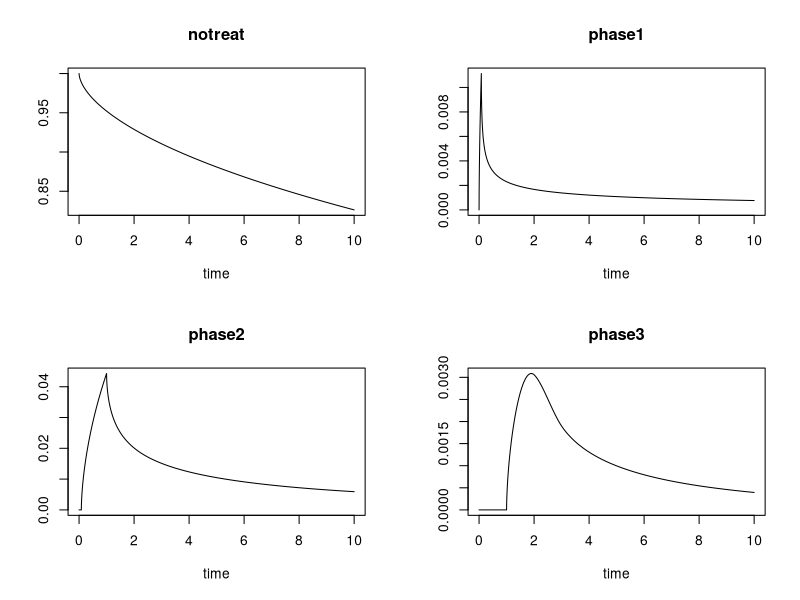
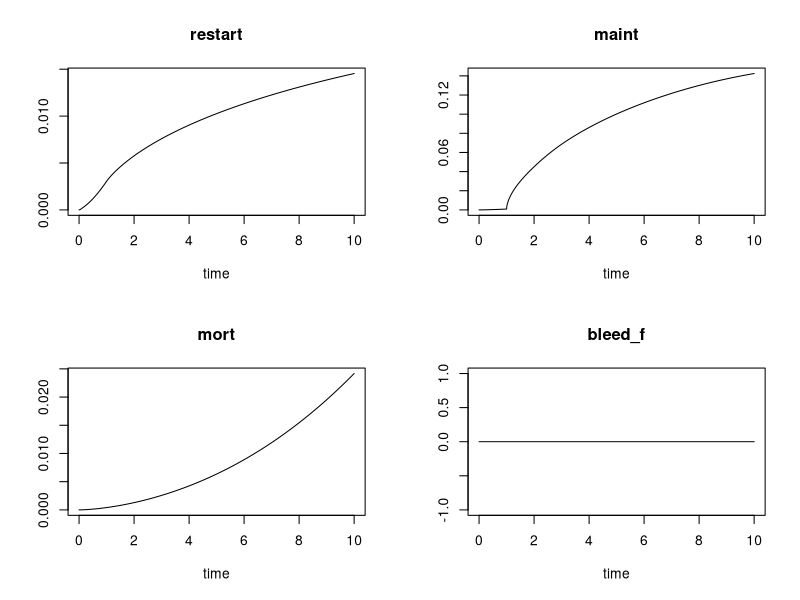

Source code (R) for these figures, in order:
## ---- chunk 1
knitr::opts_chunk$set(echo = TRUE)
## ---- chunk 2
library(deSolve)

###################################
# Main model parameters

risk2rate <- function(risk, range) -(log(1-risk)/range)

params = list(

    # Indication Paramters (Weibull) source: VUMC data -- file is ./reference/WCS_KM_Distribution_Generation.pdf
    Shape = 0.59,
    Scale = 60475.53,
  
    # The Stent Thrombosis Risks are drawn from a piecewise exponential with the following
    # durations and rates. These are for clopidogrel
    ST.rate.30    = risk2rate(0.0150, 30/365),  # (0.010-0.020)
    ST.rate.365   = risk2rate(0.0060, 1),  # (0.003-0.009) -- ? http://circ.ahajournals.org/content/114/20/2154
    ST.rate.gt365 = risk2rate(0.0022, 5),  # (0.001-0.003)
    ST.pr.fatal   = 0.20,  # (15-30)
    ST.pr.CABG    = 0.10,  
  
    # Myocardial Infarction: Event Rates and Relative Risks
    MI.rate    = risk2rate(0.035,5), # 0.035, #(0.013-0.097)
    MI.pr.CABG = 0.08, # (4-12)
    MI.pr.PCI  = 0.55, # (45-65)

    # Revascularization
    RV.rate.365   = risk2rate(0.10, 1),     # (0.05-0.15)
    RV.rate.gt365 = risk2rate(0.03, 5),
    RV.pr.CABG    = 0.25, # (15-35)

    # Simplified bleed risk, and fatal risk -- One drug only
    Bleed.rate      = risk2rate(0.02+0.0230+0.0015, 1), # See model-simplification, Clopidogrel wildtype
    BleedFatal.rate = risk2rate(0.0015, 1), # (0.001-0.003), Clopidogrel wildtype

    #? vRiskCABGTIMImajor = 0.022, # (0.013-0.031) 


    
    # Genomic RR adjustments -- NOT USED HERE
    # vRR.MI.LOF = 1.48, #(1.05-2.07) High Discrimination Scenario = 1.45 (1.09-1.92)
    # vRR.Mort.LOF = 1.28, #(0.95-1.73) #Not sure how to use this one
    # vRR.Bleed.LOF = 0.84, # (0.75-1.00)
  
    disc_rate = 0.03
)
## ---- chunk 3

# This take a percent rate over a timeframe and returns the
# instantaneous exponential rate
inst_rate <- function(percent, timeframe)
{
  - log(1-percent) / timeframe
}

# Estimated Vanderbilt Secular Death first 10 years See:Secular.html
drate_alpha <- 0.0940359
drate_beta  <- 0.01272623
drate <- function(t) inst_rate(drate_beta*exp(drate_alpha*t), 1)
#drate <- function(t) rep(0, length(t))

# Compute rate exposure for delay differential usage
#F_drate <- Vectorize(function(t, years) {
#  integrate(drate, lower=max(t-years, 0), upper=min(t, 100))$value
#})
F_drate <- function(t, years) drate_beta* (exp(drate_alpha*t) - exp(drate_alpha*pmax((t-years),0))) / drate_alpha
## ---- chunk 4
pci.rates <- function(params)
{
  with(params,
  {
    # MI Rate of PCI
    rate <- rep(MI.rate * MI.pr.PCI, 3)
    
    # RV
    rate <- rate + (1-RV.pr.CABG) * c(RV.rate.365, RV.rate.365, RV.rate.gt365)
    
    # ST
    fraction <- (1-ST.pr.fatal)*(1-ST.pr.CABG)

    rate + fraction*c(ST.rate.30, ST.rate.365, ST.rate.gt365)
  })
}


# Note: PCI rate is a function of therapy age (a) *not* time in simulation.
F_pci.rate <- function(a, years, params)
{
  low <- a - years
  sum(
    c(if(low > 30/365) 0 else if (a < 30/365) years else 30/365 - low,
      if(low < 30/365) {
        if(a < 1) a - 30/365 else 1 - 30/365
      } else {
        if(a < 1) max(a-low,0) else 1 - low
      },
      if(a < 1) 0 else if(low < 1) a-1 else a-low
     ) * pci.rates(params)
  )
}
## ---- chunk 5
cabg.rates <- function(params)
{
  with(params,
  {
    # MI Rate of CABG
    rate <- rep(MI.rate * MI.pr.CABG, 3)
    
    # RV
    rate <- rate + RV.pr.CABG * c(RV.rate.365, RV.rate.365, RV.rate.gt365)
    
    # ST
    fraction <- (1-ST.pr.fatal)*(ST.pr.CABG)

    rate + fraction*c(ST.rate.30, ST.rate.365, ST.rate.gt365)
  })
}

F_cabg.rate <- function(a, years, params)
{
  low <- a - years
  sum(
    c(if(low > 30/365) 0 else if (a < 30/365) years else 30/365 - low,
      if(low < 30/365) {
        if(a < 1) a - 30/365 else 1 - 30/365
      } else {
        if(a < 1) max(a-low,0) else 1 - low
      },
      if(a < 1) 0 else if(low < 1) a-1 else a-low
     ) * cabg.rates(params)
  )
}
## ---- chunk 6
###################################
# Numerical Delay Differential Equation
Clopidogrel <- function(t, y, params)
{
  with(as.list(c(y, params)), {

    r_d <- drate(t)
    fb  <- 0 # BleedFatal.rate # Fatal bleed rate for first 1st year only
    
    # Start of therapy Weibull rate
    scale <- Scale/365
    shape <- Shape
    incoming <- if (t <= 0)     0 else notreat*shape * t^(shape - 1) / scale^shape
    
    pci.r  <- pci.rates(params)
    cabg.r <- cabg.rates(params)
    
    # Fatal bleed loss

    # Starting 2nd phase of therapy after 1st month (minus mortality and cabg of those who started)
    start2   <- if (t < 30/365) 0 else lagderiv(t-30/365, 2)*exp(-F_drate(t,  30/365))*exp(-F_cabg.rate(30/365, 30/365, params))*exp(-fb*30/365)
    # Available at end of 12 months of therapy (phase1+phase2) minus mortality
    avail3   <- if (t < 1)      0 else lagderiv(t-335/365,3)*exp(-F_drate(t, 335/365))*exp(-F_cabg.rate(30/365, 30/365, params))*exp(-fb*335/365)
    # Those that finished therapy (minus PCI for last year)
    finish   <- avail3 * exp(-F_pci.rate(1, 1, params))
    # Those that restart and continue therapy due to PCi
    start3   <- avail3 - finish

    # Those that finished 2nd (restarted) therapy, didn't die or have a fatal bleed in first year
    finish2 <- if(t<=1) 0 else integrate(Vectorize(function(a){
          lagderiv(a, 4) * exp(-F_cabg.rate(a+1, 1, params))
        }),
        lower=max(0, t-2),
        upper=t-1
      )$value 

    list(c(
            notreat = -incoming,
            p1entry = incoming,
            p2entry = start2,
            # Not quite ready to deal with restarts from phase3
            # Subtract out chances of death here is faster than in computing those that finish
            restart = sum(pci.r*c(phase1,phase2,phase3))*exp(-F_drate(t+1, 1)),
            phase1  = incoming - start2  - (fb+r_d+cabg.r[1])*phase1,
            phase2  = start2   - avail3  - (fb+r_d+cabg.r[2])*phase2,
            phase3  = start3   - finish2 - (r_d+cabg.r[3])*phase3,
            maint   = finish   + finish2 - r_d*maint+sum(cabg.r*c(phase1, phase2, phase3)),
            mort    = r_d*(phase1+phase2+phase3+maint) + fb*(phase1+phase2),
            bleed_f = fb*(phase1+phase2),
            disc    = -disc_rate*disc            # Simple discount rate
          )
    )
  })
}
## ---- chunk 7

yinit <- c(notreat=1, p1entry=0, p2entry=0,
           restart=0, phase1=0,  phase2=0,
           phase3=0,  maint=0,   mort=0,
           bleed_f=0,
           disc=1)
# units of years, increments of days
times <- seq(0, 10, by=1/365)

# Run the simulation
system.time(out <- dede(yinit, times, Clopidogrel, params))

# Check sensibility, i.e. all occupancy buckets sum to 1
# If this sums to 1 then no individual was created or lost in the model
all(abs(rowSums(out[,c('notreat','phase1','phase2', 'phase3', 'maint', 'mort')]) - 1) < 1e-8)
## ---- chunk 8
x <- out[,c("time", "notreat", "phase1", "phase2", "phase3")]
class(x) <- c("deSolve", "matrix")
plot(x)
## ---- chunk 9
x <- out[,c("time", "restart", "maint", "mort", "bleed_f")]
class(x) <- c("deSolve", "matrix")
plot(x)
